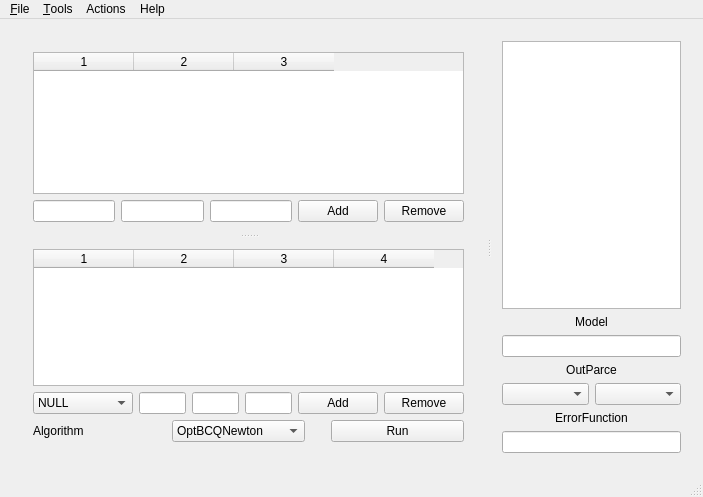
<?xml version="1.0" encoding="UTF-8"?>
<ui version="4.0">
 <class>MainWindow</class>
 <widget class="QMainWindow" name="MainWindow">
  <property name="geometry">
   <rect>
    <x>0</x>
    <y>0</y>
    <width>703</width>
    <height>497</height>
   </rect>
  </property>
  <property name="sizePolicy">
   <sizepolicy hsizetype="Preferred" vsizetype="Preferred">
    <horstretch>0</horstretch>
    <verstretch>0</verstretch>
   </sizepolicy>
  </property>
  <property name="windowTitle">
   <string>Spice Parameter Extractor</string>
  </property>
  <widget class="QWidget" name="centralWidget">
   <property name="sizePolicy">
    <sizepolicy hsizetype="Maximum" vsizetype="Maximum">
     <horstretch>0</horstretch>
     <verstretch>0</verstretch>
    </sizepolicy>
   </property>
   <property name="maximumSize">
    <size>
     <width>16777215</width>
     <height>16777215</height>
    </size>
   </property>
   <layout class="QVBoxLayout" name="verticalLayout_4">
    <item>
     <widget class="QSplitter" name="splitter">
      <property name="sizePolicy">
       <sizepolicy hsizetype="Preferred" vsizetype="Preferred">
        <horstretch>0</horstretch>
        <verstretch>0</verstretch>
       </sizepolicy>
      </property>
      <property name="maximumSize">
       <size>
        <width>16777215</width>
        <height>16777215</height>
       </size>
      </property>
      <property name="frameShape">
       <enum>QFrame::NoFrame</enum>
      </property>
      <property name="frameShadow">
       <enum>QFrame::Raised</enum>
      </property>
      <property name="lineWidth">
       <number>1</number>
      </property>
      <property name="orientation">
       <enum>Qt::Horizontal</enum>
      </property>
      <property name="opaqueResize">
       <bool>true</bool>
      </property>
      <property name="handleWidth">
       <number>5</number>
      </property>
      <property name="childrenCollapsible">
       <bool>false</bool>
      </property>
      <widget class="QWidget" name="verticalLayoutWidget_5">
       <layout class="QVBoxLayout" name="verticalLayout_6">
        <item>
         <widget class="QSplitter" name="splitter_2">
          <property name="sizePolicy">
           <sizepolicy hsizetype="Preferred" vsizetype="Preferred">
            <horstretch>0</horstretch>
            <verstretch>0</verstretch>
           </sizepolicy>
          </property>
          <property name="maximumSize">
           <size>
            <width>16777215</width>
            <height>16777215</height>
           </size>
          </property>
          <property name="frameShape">
           <enum>QFrame::NoFrame</enum>
          </property>
          <property name="frameShadow">
           <enum>QFrame::Raised</enum>
          </property>
          <property name="lineWidth">
           <number>1</number>
          </property>
          <property name="orientation">
           <enum>Qt::Vertical</enum>
          </property>
          <property name="opaqueResize">
           <bool>true</bool>
          </property>
          <property name="handleWidth">
           <number>5</number>
          </property>
          <property name="childrenCollapsible">
           <bool>false</bool>
          </property>
          <widget class="QWidget" name="verticalLayoutWidget_7">
           <layout class="QVBoxLayout" name="verticalLayout_8">
            <item>
             <layout class="QVBoxLayout" name="model_files_2">
              <item>
               <widget class="QTableWidget" name="filestableWidget">
                <property name="columnCount">
                 <number>3</number>
                </property>
                <column/>
                <column/>
                <column/>
               </widget>
              </item>
              <item>
               <layout class="QHBoxLayout" name="horizontalLayout_4">
                <item>
                 <widget class="QLineEdit" name="file_cir"/>
                </item>
                <item>
                 <widget class="QLineEdit" name="file_out"/>
                </item>
                <item>
                 <widget class="QLineEdit" name="file_exp"/>
                </item>
                <item>
                 <widget class="QPushButton" name="fileButton">
                  <property name="text">
                   <string>Add</string>
                  </property>
                 </widget>
                </item>
                <item>
                 <widget class="QPushButton" name="fileButtonR">
                  <property name="text">
                   <string>Remove</string>
                  </property>
                 </widget>
                </item>
               </layout>
              </item>
             </layout>
            </item>
           </layout>
          </widget>
          <widget class="QWidget" name="verticalLayoutWidget_8">
           <layout class="QVBoxLayout" name="verticalLayout_9">
            <item>
             <layout class="QVBoxLayout" name="verticalLayout_2">
              <item>
               <layout class="QVBoxLayout" name="model_params_2">
                <item>
                 <widget class="QTableWidget" name="modelparamtableWidget">
                  <property name="columnCount">
                   <number>4</number>
                  </property>
                  <column/>
                  <column/>
                  <column/>
                  <column/>
                 </widget>
                </item>
                <item>
                 <layout class="QHBoxLayout" name="horizontalLayout_5">
                  <item>
                   <widget class="QComboBox" name="param_name">
                    <property name="minimumSize">
                     <size>
                      <width>100</width>
                      <height>0</height>
                     </size>
                    </property>
                    <item>
                     <property name="text">
                      <string>NULL</string>
                     </property>
                    </item>
                   </widget>
                  </item>
                  <item>
                   <widget class="QLineEdit" name="param_min"/>
                  </item>
                  <item>
                   <widget class="QLineEdit" name="param_init"/>
                  </item>
                  <item>
                   <widget class="QLineEdit" name="param_max"/>
                  </item>
                  <item>
                   <widget class="QPushButton" name="modelButton">
                    <property name="text">
                     <string>Add</string>
                    </property>
                   </widget>
                  </item>
                  <item>
                   <widget class="QPushButton" name="modelButtonR">
                    <property name="text">
                     <string>Remove</string>
                    </property>
                   </widget>
                  </item>
                 </layout>
                </item>
               </layout>
              </item>
              <item>
               <layout class="QHBoxLayout" name="horizontalLayout">
                <item>
                 <widget class="QLabel" name="label">
                  <property name="text">
                   <string>Algorithm</string>
                  </property>
                 </widget>
                </item>
                <item>
                 <widget class="QComboBox" name="comboBox">
                  <item>
                   <property name="text">
                    <string>OptBCQNewton</string>
                   </property>
                  </item>
                  <item>
                   <property name="text">
                    <string>LevMar</string>
                   </property>
                  </item>
                  <item>
                   <property name="text">
                    <string>GA</string>
                   </property>
                  </item>
                  <item>
                   <property name="text">
                    <string>Evaluate</string>
                   </property>
                  </item>
                  <item>
                   <property name="text">
                    <string>Sence analyz</string>
                   </property>
                  </item>
                  <item>
                   <property name="text">
                    <string>OptCG</string>
                   </property>
                  </item>
                  <item>
                   <property name="text">
                    <string>OptFDNIPS</string>
                   </property>
                  </item>
                  <item>
                   <property name="text">
                    <string>OptPDS</string>
                   </property>
                  </item>
                  <item>
                   <property name="text">
                    <string>My DirectSearch</string>
                   </property>
                  </item>
                  <item>
                   <property name="text">
                    <string>My PG</string>
                   </property>
                  </item>
                 </widget>
                </item>
                <item>
                 <spacer name="horizontalSpacer">
                  <property name="orientation">
                   <enum>Qt::Horizontal</enum>
                  </property>
                  <property name="sizeType">
                   <enum>QSizePolicy::Preferred</enum>
                  </property>
                  <property name="sizeHint" stdset="0">
                   <size>
                    <width>20</width>
                    <height>20</height>
                   </size>
                  </property>
                 </spacer>
                </item>
                <item>
                 <widget class="QPushButton" name="pushButton">
                  <property name="text">
                   <string>Run</string>
                  </property>
                 </widget>
                </item>
               </layout>
              </item>
             </layout>
            </item>
           </layout>
          </widget>
         </widget>
        </item>
       </layout>
      </widget>
      <widget class="QWidget" name="verticalLayoutWidget_6">
       <layout class="QHBoxLayout" name="horizontalLayout_2">
        <item>
         <layout class="QVBoxLayout" name="verticalLayout">
          <item>
           <widget class="QTreeView" name="treeView">
            <property name="sizePolicy">
             <sizepolicy hsizetype="Expanding" vsizetype="Expanding">
              <horstretch>0</horstretch>
              <verstretch>0</verstretch>
             </sizepolicy>
            </property>
            <property name="minimumSize">
             <size>
              <width>0</width>
              <height>0</height>
             </size>
            </property>
           </widget>
          </item>
          <item>
           <layout class="QVBoxLayout" name="verticalLayout_3"/>
          </item>
          <item>
           <widget class="QLabel" name="Model_Label">
            <property name="text">
             <string>Model</string>
            </property>
            <property name="alignment">
             <set>Qt::AlignCenter</set>
            </property>
           </widget>
          </item>
          <item>
           <widget class="QLineEdit" name="model_path"/>
          </item>
          <item>
           <layout class="QVBoxLayout" name="OutParse_verticalLayout">
            <item>
             <widget class="QLabel" name="OutParce_Label">
              <property name="text">
               <string>OutParce</string>
              </property>
              <property name="alignment">
               <set>Qt::AlignCenter</set>
              </property>
             </widget>
            </item>
            <item>
             <layout class="QHBoxLayout" name="Outparse_Layout">
              <item>
               <widget class="QComboBox" name="Outparse_cb_x"/>
              </item>
              <item>
               <widget class="QComboBox" name="Outparse_cb_y"/>
              </item>
             </layout>
            </item>
           </layout>
          </item>
          <item>
           <widget class="QLabel" name="ErrorFunction_Label">
            <property name="text">
             <string>ErrorFunction</string>
            </property>
            <property name="alignment">
             <set>Qt::AlignCenter</set>
            </property>
           </widget>
          </item>
          <item>
           <widget class="QLineEdit" name="ErrorFunction"/>
          </item>
         </layout>
        </item>
       </layout>
      </widget>
     </widget>
    </item>
   </layout>
  </widget>
  <widget class="QMenuBar" name="menuBar">
   <property name="geometry">
    <rect>
     <x>0</x>
     <y>0</y>
     <width>703</width>
     <height>20</height>
    </rect>
   </property>
   <widget class="QMenu" name="menuFile">
    <property name="title">
     <string>&amp;File</string>
    </property>
    <addaction name="actionOpen"/>
    <addaction name="actionSave"/>
    <addaction name="actionSave_as"/>
   </widget>
   <widget class="QMenu" name="menuTools">
    <property name="title">
     <string>&amp;Tools</string>
    </property>
    <addaction name="actionEditor"/>
    <addaction name="actionConfilg"/>
    <addaction name="actionManualFit"/>
   </widget>
   <widget class="QMenu" name="menuActuins">
    <property name="title">
     <string>Actions</string>
    </property>
    <addaction name="action_Plot"/>
    <addaction name="action_Brows"/>
    <addaction name="actionAutoFit"/>
    <addaction name="actionRoll_Back"/>
   </widget>
   <widget class="QMenu" name="menuHelp">
    <property name="title">
     <string>Help</string>
    </property>
    <addaction name="actionAbout"/>
   </widget>
   <addaction name="menuFile"/>
   <addaction name="menuTools"/>
   <addaction name="menuActuins"/>
   <addaction name="menuHelp"/>
  </widget>
  <widget class="QStatusBar" name="statusBar">
   <property name="sizePolicy">
    <sizepolicy hsizetype="Expanding" vsizetype="Expanding">
     <horstretch>0</horstretch>
     <verstretch>0</verstretch>
    </sizepolicy>
   </property>
  </widget>
  <action name="actionOpen">
   <property name="icon">
    <iconset resource="gui/textedit.qrc">
     <normaloff>:/images/win/fileopen.png</normaloff>:/images/win/fileopen.png</iconset>
   </property>
   <property name="text">
    <string>&amp;Open</string>
   </property>
   <property name="shortcut">
    <string>Ctrl+O</string>
   </property>
  </action>
  <action name="actionSave">
   <property name="icon">
    <iconset resource="gui/textedit.qrc">
     <normaloff>:/images/win/filesave.png</normaloff>:/images/win/filesave.png</iconset>
   </property>
   <property name="text">
    <string>&amp;Save</string>
   </property>
   <property name="shortcut">
    <string>Ctrl+S</string>
   </property>
  </action>
  <action name="actionEditor">
   <property name="text">
    <string>&amp;Editor</string>
   </property>
   <property name="shortcut">
    <string>Ctrl+E</string>
   </property>
  </action>
  <action name="actionConfilg">
   <property name="text">
    <string>Confi&amp;g</string>
   </property>
   <property name="shortcut">
    <string>Ctrl+G</string>
   </property>
  </action>
  <action name="actionSave_as">
   <property name="text">
    <string>Save as</string>
   </property>
  </action>
  <action name="action_Plot">
   <property name="text">
    <string>&amp;Plot</string>
   </property>
   <property name="shortcut">
    <string>Ctrl+P</string>
   </property>
  </action>
  <action name="actionExtractAll">
   <property name="text">
    <string>ExtractAll</string>
   </property>
  </action>
  <action name="actionManualFit">
   <property name="text">
    <string>ManualFit</string>
   </property>
   <property name="shortcut">
    <string>Ctrl+M</string>
   </property>
  </action>
  <action name="action_Brows">
   <property name="text">
    <string>Brows</string>
   </property>
   <property name="shortcut">
    <string>Ctrl+B</string>
   </property>
  </action>
  <action name="actionAutoFit">
   <property name="text">
    <string>AutoFit</string>
   </property>
   <property name="shortcut">
    <string>Ctrl+L</string>
   </property>
  </action>
  <action name="actionAbout">
   <property name="text">
    <string>About</string>
   </property>
  </action>
  <action name="actionRoll_Back">
   <property name="text">
    <string>Roll Back</string>
   </property>
   <property name="shortcut">
    <string>Ctrl+R</string>
   </property>
  </action>
  <action name="actionParameters">
   <property name="text">
    <string>Parameters</string>
   </property>
  </action>
 </widget>
 <layoutdefault spacing="6" margin="11"/>
 <resources>
  <include location="gui/textedit.qrc"/>
 </resources>
 <connections>
  <connection>
   <sender>actionOpen</sender>
   <signal>activated()</signal>
   <receiver>MainWindow</receiver>
   <slot>open()</slot>
   <hints>
    <hint type="sourcelabel">
     <x>-1</x>
     <y>-1</y>
    </hint>
    <hint type="destinationlabel">
     <x>309</x>
     <y>200</y>
    </hint>
   </hints>
  </connection>
  <connection>
   <sender>treeView</sender>
   <signal>customContextMenuRequested(QPoint)</signal>
   <receiver>MainWindow</receiver>
   <slot>showPopup(QPoint)</slot>
   <hints>
    <hint type="sourcelabel">
     <x>696</x>
     <y>313</y>
    </hint>
    <hint type="destinationlabel">
     <x>710</x>
     <y>545</y>
    </hint>
   </hints>
  </connection>
  <connection>
   <sender>modelButton</sender>
   <signal>clicked()</signal>
   <receiver>MainWindow</receiver>
   <slot>modelButtonClicked()</slot>
   <hints>
    <hint type="sourcelabel">
     <x>395</x>
     <y>433</y>
    </hint>
    <hint type="destinationlabel">
     <x>529</x>
     <y>547</y>
    </hint>
   </hints>
  </connection>
  <connection>
   <sender>treeView</sender>
   <signal>clicked(QModelIndex)</signal>
   <receiver>MainWindow</receiver>
   <slot>treeItemSelected(QModelIndex)</slot>
   <hints>
    <hint type="sourcelabel">
     <x>660</x>
     <y>261</y>
    </hint>
    <hint type="destinationlabel">
     <x>406</x>
     <y>285</y>
    </hint>
   </hints>
  </connection>
  <connection>
   <sender>fileButton</sender>
   <signal>clicked()</signal>
   <receiver>MainWindow</receiver>
   <slot>fileButtonClicked()</slot>
   <hints>
    <hint type="sourcelabel">
     <x>396</x>
     <y>226</y>
    </hint>
    <hint type="destinationlabel">
     <x>517</x>
     <y>37</y>
    </hint>
   </hints>
  </connection>
  <connection>
   <sender>fileButtonR</sender>
   <signal>clicked()</signal>
   <receiver>MainWindow</receiver>
   <slot>fileButtonRClicked()</slot>
   <hints>
    <hint type="sourcelabel">
     <x>484</x>
     <y>226</y>
    </hint>
    <hint type="destinationlabel">
     <x>347</x>
     <y>540</y>
    </hint>
   </hints>
  </connection>
  <connection>
   <sender>modelButtonR</sender>
   <signal>clicked()</signal>
   <receiver>MainWindow</receiver>
   <slot>modelButtonRClicked()</slot>
   <hints>
    <hint type="sourcelabel">
     <x>483</x>
     <y>433</y>
    </hint>
    <hint type="destinationlabel">
     <x>381</x>
     <y>544</y>
    </hint>
   </hints>
  </connection>
  <connection>
   <sender>actionSave_as</sender>
   <signal>activated()</signal>
   <receiver>MainWindow</receiver>
   <slot>save_as()</slot>
   <hints>
    <hint type="sourcelabel">
     <x>-1</x>
     <y>-1</y>
    </hint>
    <hint type="destinationlabel">
     <x>406</x>
     <y>285</y>
    </hint>
   </hints>
  </connection>
  <connection>
   <sender>pushButton</sender>
   <signal>clicked()</signal>
   <receiver>MainWindow</receiver>
   <slot>calculate()</slot>
   <hints>
    <hint type="sourcelabel">
     <x>484</x>
     <y>466</y>
    </hint>
    <hint type="destinationlabel">
     <x>789</x>
     <y>544</y>
    </hint>
   </hints>
  </connection>
  <connection>
   <sender>comboBox</sender>
   <signal>currentIndexChanged(QString)</signal>
   <receiver>MainWindow</receiver>
   <slot>changeCurve()</slot>
   <hints>
    <hint type="sourcelabel">
     <x>254</x>
     <y>467</y>
    </hint>
    <hint type="destinationlabel">
     <x>120</x>
     <y>544</y>
    </hint>
   </hints>
  </connection>
  <connection>
   <sender>model_path</sender>
   <signal>editingFinished()</signal>
   <receiver>MainWindow</receiver>
   <slot>changeCurve()</slot>
   <hints>
    <hint type="sourcelabel">
     <x>696</x>
     <y>369</y>
    </hint>
    <hint type="destinationlabel">
     <x>809</x>
     <y>500</y>
    </hint>
   </hints>
  </connection>
  <connection>
   <sender>action_Plot</sender>
   <signal>activated()</signal>
   <receiver>MainWindow</receiver>
   <slot>plot()</slot>
   <hints>
    <hint type="sourcelabel">
     <x>-1</x>
     <y>-1</y>
    </hint>
    <hint type="destinationlabel">
     <x>35</x>
     <y>36</y>
    </hint>
   </hints>
  </connection>
  <connection>
   <sender>actionConfilg</sender>
   <signal>activated()</signal>
   <receiver>MainWindow</receiver>
   <slot>OptParamsEdit()</slot>
   <hints>
    <hint type="sourcelabel">
     <x>-1</x>
     <y>-1</y>
    </hint>
    <hint type="destinationlabel">
     <x>25</x>
     <y>37</y>
    </hint>
   </hints>
  </connection>
  <connection>
   <sender>actionEditor</sender>
   <signal>activated()</signal>
   <receiver>MainWindow</receiver>
   <slot>Editor()</slot>
   <hints>
    <hint type="sourcelabel">
     <x>-1</x>
     <y>-1</y>
    </hint>
    <hint type="destinationlabel">
     <x>1</x>
     <y>113</y>
    </hint>
   </hints>
  </connection>
  <connection>
   <sender>actionExtractAll</sender>
   <signal>activated()</signal>
   <receiver>MainWindow</receiver>
   <slot>ExtractAll()</slot>
   <hints>
    <hint type="sourcelabel">
     <x>-1</x>
     <y>-1</y>
    </hint>
    <hint type="destinationlabel">
     <x>45</x>
     <y>33</y>
    </hint>
   </hints>
  </connection>
  <connection>
   <sender>actionManualFit</sender>
   <signal>activated()</signal>
   <receiver>MainWindow</receiver>
   <slot>manualFit()</slot>
   <hints>
    <hint type="sourcelabel">
     <x>-1</x>
     <y>-1</y>
    </hint>
    <hint type="destinationlabel">
     <x>25</x>
     <y>39</y>
    </hint>
   </hints>
  </connection>
  <connection>
   <sender>param_name</sender>
   <signal>activated(QString)</signal>
   <receiver>MainWindow</receiver>
   <slot>GetParamValue(QString)</slot>
   <hints>
    <hint type="sourcelabel">
     <x>74</x>
     <y>434</y>
    </hint>
    <hint type="destinationlabel">
     <x>189</x>
     <y>549</y>
    </hint>
   </hints>
  </connection>
  <connection>
   <sender>actionSave</sender>
   <signal>activated()</signal>
   <receiver>MainWindow</receiver>
   <slot>save()</slot>
   <hints>
    <hint type="sourcelabel">
     <x>-1</x>
     <y>-1</y>
    </hint>
    <hint type="destinationlabel">
     <x>40</x>
     <y>34</y>
    </hint>
   </hints>
  </connection>
  <connection>
   <sender>action_Brows</sender>
   <signal>activated()</signal>
   <receiver>MainWindow</receiver>
   <slot>browseFile()</slot>
   <hints>
    <hint type="sourcelabel">
     <x>-1</x>
     <y>-1</y>
    </hint>
    <hint type="destinationlabel">
     <x>351</x>
     <y>248</y>
    </hint>
   </hints>
  </connection>
  <connection>
   <sender>actionAutoFit</sender>
   <signal>activated()</signal>
   <receiver>MainWindow</receiver>
   <slot>CurveSelect()</slot>
   <hints>
    <hint type="sourcelabel">
     <x>-1</x>
     <y>-1</y>
    </hint>
    <hint type="destinationlabel">
     <x>351</x>
     <y>248</y>
    </hint>
   </hints>
  </connection>
  <connection>
   <sender>actionRoll_Back</sender>
   <signal>activated()</signal>
   <receiver>MainWindow</receiver>
   <slot>rollBack()</slot>
   <hints>
    <hint type="sourcelabel">
     <x>-1</x>
     <y>-1</y>
    </hint>
    <hint type="destinationlabel">
     <x>351</x>
     <y>248</y>
    </hint>
   </hints>
  </connection>
  <connection>
   <sender>actionAbout</sender>
   <signal>activated()</signal>
   <receiver>MainWindow</receiver>
   <slot>about()</slot>
   <hints>
    <hint type="sourcelabel">
     <x>-1</x>
     <y>-1</y>
    </hint>
    <hint type="destinationlabel">
     <x>285</x>
     <y>475</y>
    </hint>
   </hints>
  </connection>
 </connections>
 <slots>
  <slot>treeItemSelected()</slot>
  <slot>treeItemSelected(QModelIndex)</slot>
  <slot>treeItemSelected(QModelIndex*)</slot>
  <slot>fileButtonClicked()</slot>
  <slot>modelButtonClicked()</slot>
  <slot>showPopup(QPoint)</slot>
  <slot>newDev()</slot>
  <slot>remDev()</slot>
  <slot>InsertCurve()</slot>
  <slot>remCurve()</slot>
  <slot>filesTableClicked()</slot>
  <slot>fileButtonRClicked()</slot>
  <slot>modelButtonRClicked()</slot>
  <slot>save_as()</slot>
  <slot>browseFile()</slot>
  <slot>calculate()</slot>
  <slot>changeCurve()</slot>
  <slot>rollBack()</slot>
  <slot>plot()</slot>
  <slot>ConfigEdit()</slot>
  <slot>Editor()</slot>
  <slot>ExtractAll()</slot>
  <slot>manualFit()</slot>
  <slot>CurveSelect()</slot>
  <slot>GetParamValue(QString)</slot>
  <slot>save()</slot>
  <slot>about()</slot>
  <slot>OptParamsEdit()</slot>
 </slots>
</ui>
